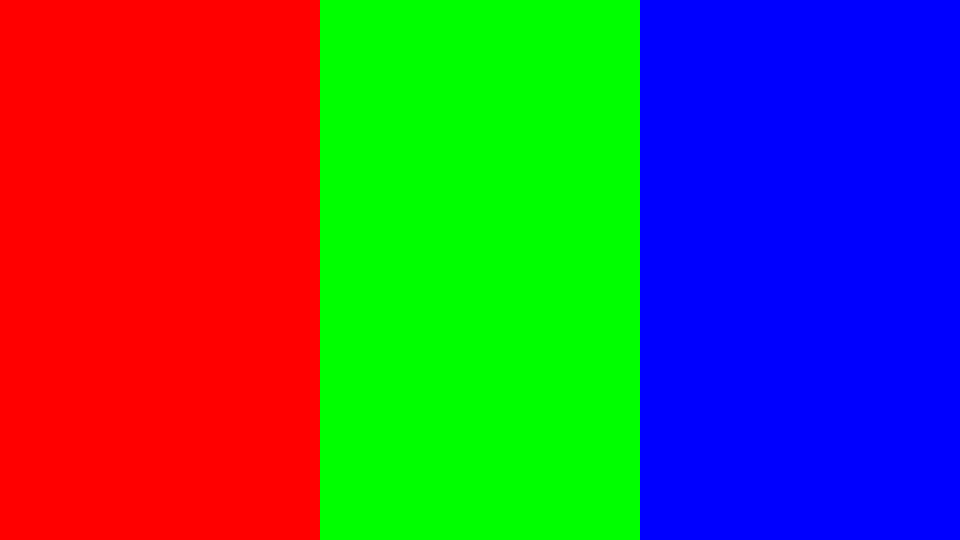
#> input picture OpenCV/images/rgb.png, 1920 x 1080 px (shown at 1/2 size)
$ python ColorSpliter.py
#> lines starting #> are read from the running program, lines starting #| are printed output that depends on the picture; after the words box and inside, x2 and y2 are one past the last pixel; in counts of white or black regions, pixels touching at a corner belong together
import cv2

img = cv2.imread("./images/rgb.png")
#> img is the input picture: shape (1080, 1920, 3); mean B, G, R 85, 85, 85
img = cv2.resize(img, (100, 100))
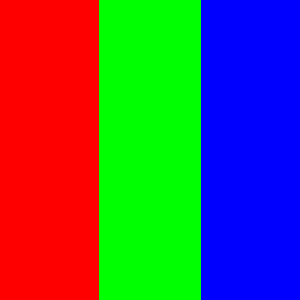
#> img: shape (100, 100, 3) (shown 3 times larger); mean B, G, R 84.2, 86.7, 84.2
r = img[:, :, 2]
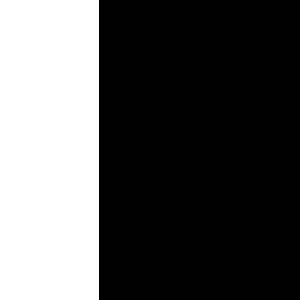
#> r: shape (100, 100) (shown 3 times larger); 33% white; 1 white region, box (x1, y1, x2, y2) and area: (0, 0, 33, 100) 3300
g = img[:, :, 1]
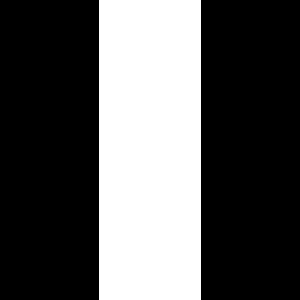
#> g: shape (100, 100) (shown 3 times larger); 34% white; 1 white region, box (x1, y1, x2, y2) and area: (33, 0, 67, 100) 3400
b = img[:, :, 0]
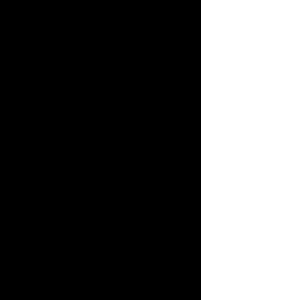
#> b: shape (100, 100) (shown 3 times larger); 33% white; 1 white region, box (x1, y1, x2, y2) and area: (67, 0, 100, 100) 3300
cv2.imshow("R Window", r)
cv2.imshow("G Window", g)
cv2.imshow("B Window", b)

cv2.waitKey(0)
cv2.destroyAllWindows()
